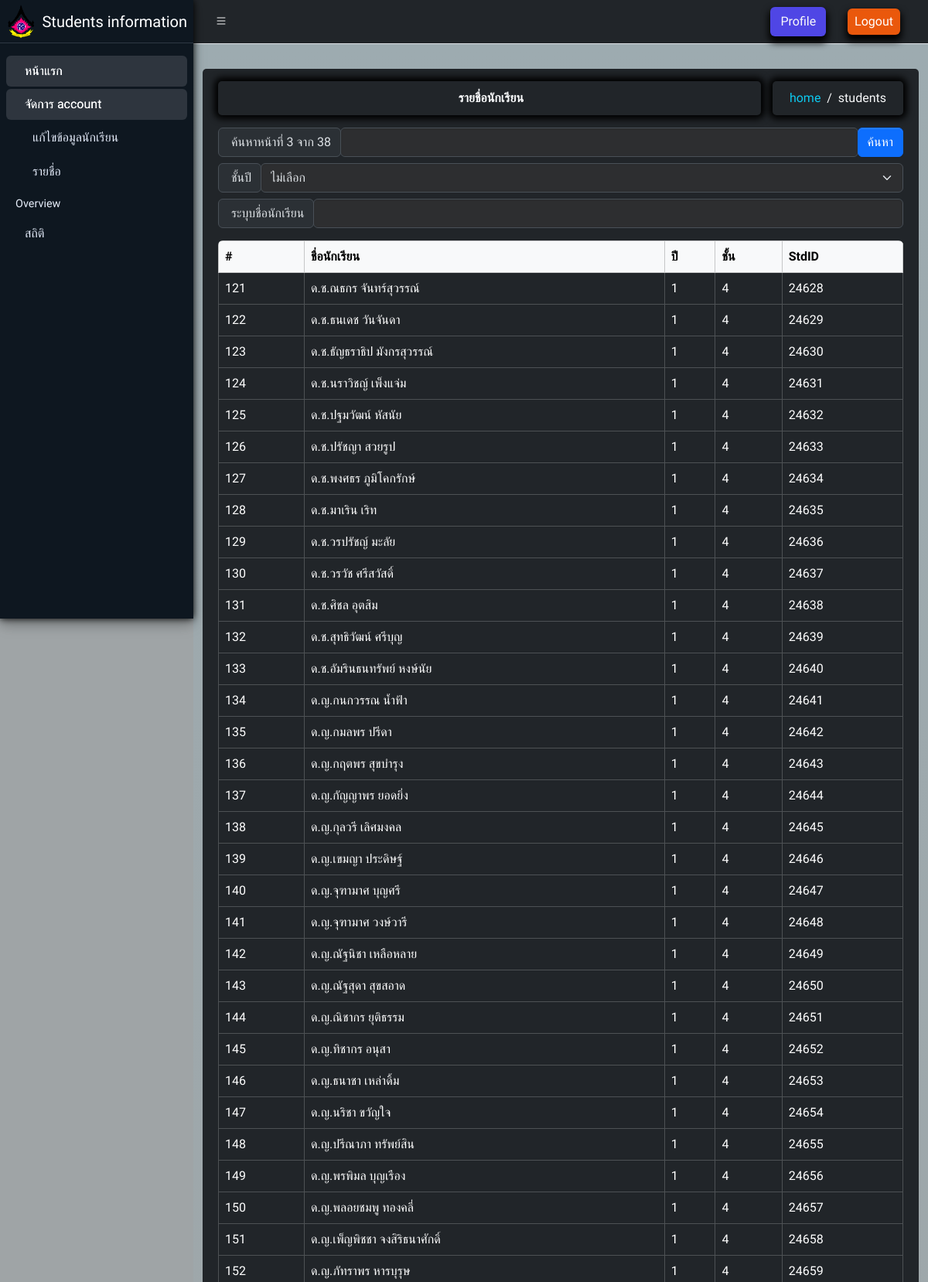
Screenshot of /backend/index.php?page=admin&subpage=studentsData&setAt=3 (signed in, upper part) with the database file from the repository.
### tables this page shows
CREATE TABLE `mytable` (
  `id` int(11) NOT NULL,
  `name` varchar(32) NOT NULL,
  `year` int(11) NOT NULL,
  `section` int(11) NOT NULL,
  `student_id` int(11) NOT NULL
);

### backend/page/stdData.php (the view, shortened to what this page needs)
           <div class="head-body bg-dark " data-bs-theme="dark">
             <div class="app-content-header">
                <div class="container-fluid">
                    <div class="head-title d-flex  justify-content-between">
                        <div class="head-1 bg-dark">
       <p class="mb-0 text-light sh-no-text text-nowrap"><i class="fa-solid fa-user-tie"></i>&nbsp;<b>รายชื่อนักเรียน</b></p>
                        </div>
                        <div class="head-2 bg-dark text-nowrap">
       <p class="mb-0 text-light sh-no-text"><a class="text-info" href="?page=admin&subpage=showData">home</a>&nbsp; / &nbsp;students</p>
                        </div>
                    </div>
<?php
$rows_setAt = 60;
if (isset($_GET["setAt"])) {
    $setAt = $_GET["setAt"];
} else {
    $setAt = 1;
}
$sql_total = "SELECT COUNT(*) as total FROM mytable";
$stmt_total = $conn->prepare($sql_total);
$stmt_total->execute();
$fetch_total = $stmt_total->fetch(PDO::FETCH_OBJ);
$page_setAt = ceil($fetch_total->total / $rows_setAt);
$offset = ($setAt - 1) * $rows_setAt;
$sql_limit = "SELECT * FROM mytable ORDER BY id ASC LIMIT ?,?";
$stmt_limit = $conn->prepare($sql_limit);
$stmt_limit->bindParam(1, $offset, PDO::PARAM_INT);
$stmt_limit->bindParam(2, $rows_setAt, PDO::PARAM_INT);
$stmt_limit->execute();
?>
<form>
    <div class="input-group search-std mt-3 mb-1 mo-inp">
        <span class="input-group-text rounded">
            <i class="fa-regular fa-magnifying-glass"></i>&nbsp;ค้นหาหน้าที่ <?php echo "$setAt จาก $page_setAt"; ?>
        </span>
        <input type="number" name="number" min="0" max="38" class="form-control rounded inp-fill" id="numinp" min="1">
        <button type="button" class="btn btn-primary rounded" id="search">ค้นหา</button>
    </div>
</form>
<form id="formClass">
    <div class="input-group search-std mb-2 mt-2">
        <span class="input-group-text rounded">
            <i class="fa-regular fa-magnifying-glass"></i>&nbsp;ชั้นปี
        </span>
        <select class="form-select rounded inp-fill" name="SrClass" id="select">
         <option value="0">ไม่เลือก</option>
        </select>
    </div>
</form>
<form id="formName">
    <div class="input-group search-std mb-3 mt-1">
        <span class="input-group-text rounded">
            <i class="fa-regular fa-magnifying-glass"></i>&nbsp;ระบุบชื่อนักเรียน
        </span>
        <input type="text" name="name" class="form-control rounded inp-fill" id="name">
    </div>
</form>
<div class="my-2 on-table rounded">
    <table class="tableShow table table-hover table-dark table-bordered custom-border">
        <thead class="table-light">
<tr class="text-nowrap">
    <th>#</th>
    <th>
        <i class="fa-regular fa-circle-user"></i> ชื่อนักเรียน
    </th>
    <th>
        <i class="fa-regular fa-circle-chevron-right"></i> ปี
    </th>
    <th>
        <i class="fa-regular fa-circle-chevron-right"></i> ชั้น
    </th>
    <th>
        <i class="fa-light fa-id-card"></i> StdID
    </th>
</tr>
        </thead>
        <tbody id="studentsTableBody">
   <?php if($setAt <= $page_setAt){ ?>
            <?php
            $count = ($setAt - 1)  *  $rows_setAt + 1;
            while ($dataTable = $stmt_limit->fetch(PDO::FETCH_OBJ)) { ?>
                <tr>
                    <td><?php echo $count++; ?></td>
                    <td><?php echo $dataTable->name; ?></td>
                    <td><?php echo $dataTable->year; ?></td>
                    <td><?php echo $dataTable->section; ?></td>
                    <td><?php echo $dataTable->student_id; ?></td>
                </tr>
            <?php } ?>
<?php } ?>
        </tbody>
    </table>
</div>
</div>
</div>
                </div>
            </div>

### backend/page/admin.php (style rules this page uses)
body { font-family: 'Prompt'; background: rgb(159, 164, 166) !important; }

### backend/page/stdData.php (style rules this page uses)
a { text-decoration: none; }

### rows the page displays
mytable: name "ด.ช.ณธกร จันทร์สุวรรณ์", year "1", section "4", student "24628"
mytable: name "ด.ช.ธนเดช วันจันดา", year "1", section "4", student "24629"
mytable: name "ด.ช.ธัญธราธิป มังกรสุวรรณ์", year "1", section "4", student "24630"
mytable: name "ด.ช.นราวิชญ์ เพ็งแจ่ม", year "1", section "4", student "24631"
mytable: name "ด.ช.ปฐมวัฒน์ หัสนัย", year "1", section "4", student "24632"
mytable: name "ด.ช.ปรัชญา สวยรูป", year "1", section "4", student "24633"
mytable: name "ด.ช.พงศธร ภูมิโคกรักษ์", year "1", section "4", student "24634"
mytable: name "ด.ช.มาเริน เริท", year "1", section "4", student "24635"
mytable: name "ด.ช.วรปรัชญ์ มะลัย", year "1", section "4", student "24636"
mytable: name "ด.ช.วรวัช ศรีสวัสดิ์", year "1", section "4", student "24637"
mytable: name "ด.ช.ศิชล อุตสิม", year "1", section "4", student "24638"
mytable: name "ด.ช.สุทธิวัฒน์ ศรีบุญ", year "1", section "4", student "24639"
mytable: name "ด.ช.อัมรินธนทรัพย์ หงษ์นัย", year "1", section "4", student "24640"
mytable: name "ด.ญ.กนกวรรณ น้ำฟ้า", year "1", section "4", student "24641"
mytable: name "ด.ญ.กมลพร ปรีดา", year "1", section "4", student "24642"
mytable: name "ด.ญ.กฤตพร สุขบำรุง", year "1", section "4", student "24643"
mytable: name "ด.ญ.กัญญาพร ยอดยิ่ง", year "1", section "4", student "24644"
mytable: name "ด.ญ.กุลวรี เลิศมงคล", year "1", section "4", student "24645"
mytable: name "ด.ญ.เขมญา ประดิษฐ์", year "1", section "4", student "24646"
mytable: name "ด.ญ.จุฑามาศ บุญศรี", year "1", section "4", student "24647"
mytable: name "ด.ญ.จุฑามาศ วงษ์วารี", year "1", section "4", student "24648"
mytable: name "ด.ญ.ณัฐนิชา เหลือหลาย", year "1", section "4", student "24649"
mytable: name "ด.ญ.ณัฐสุดา สุขสอาด", year "1", section "4", student "24650"
mytable: name "ด.ญ.ณิชากร ยุติธรรม", year "1", section "4", student "24651"
mytable: name "ด.ญ.ทิชากร อนุสา", year "1", section "4", student "24652"
mytable: name "ด.ญ.ธนาชา เหล่าดิ้ม", year "1", section "4", student "24653"
mytable: name "ด.ญ.นริชา ขวัญใจ", year "1", section "4", student "24654"
mytable: name "ด.ญ.ปรีณาภา ทรัพย์สิน", year "1", section "4", student "24655"
mytable: name "ด.ญ.พรพิมล บุญเรือง", year "1", section "4", student "24656"
mytable: name "ด.ญ.พลอยชมพู ทองคลี่", year "1", section "4", student "24657"
mytable: name "ด.ญ.เพ็ญพิชชา จงสิริธนาศักดิ์", year "1", section "4", student "24658"
mytable: name "ด.ญ.ภัทราพร หารบุรุษ", year "1", section "4", student "24659"

### other values shown
$setAt "3"
$page_setAt "38"
